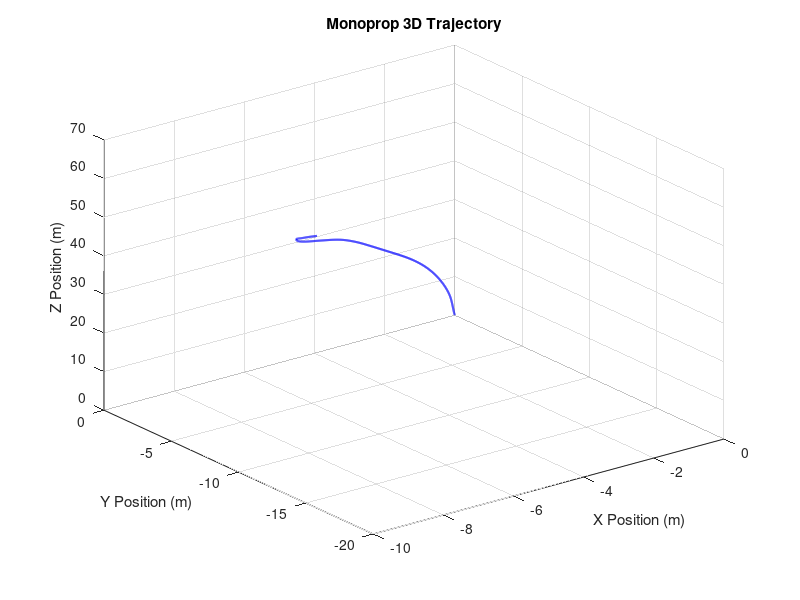
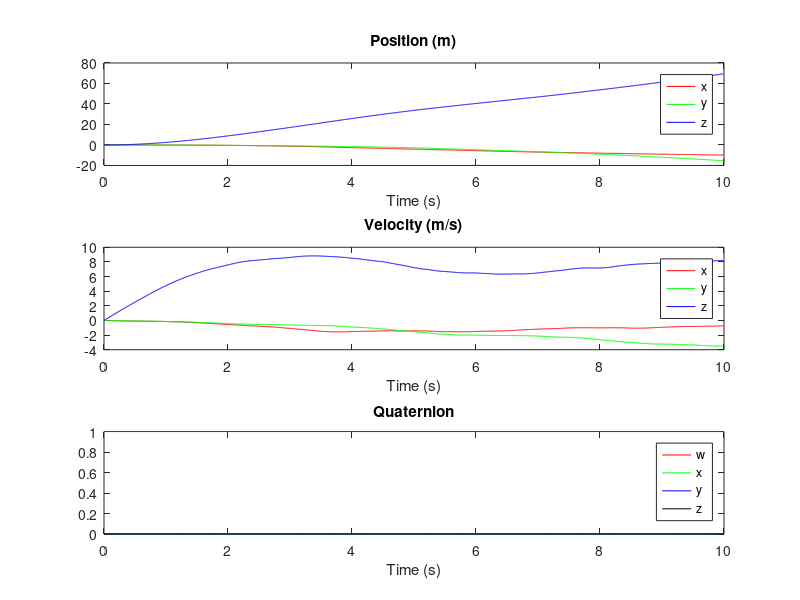

The MATLAB source for these figures, in order:
function monocopter_dynamics_with_wind()
    % Simulation parameters
    dt = 0.01;  % Time step (seconds)
    t_end = 10;  % Simulation time (seconds)
    num_steps = floor(t_end / dt);  % Number of time steps

    % Physical constants and parameters
    m = 1.0;  % Mass of the monocopter (kg)
    g = 9.81;  % Gravitational acceleration (m/s^2)
    k_D = 0.1;  % Drag coefficient
    k_wind = 0.05;  % Wind drag coefficient
    T = 10;  % Thrust magnitude (N)

    % Moments of inertia (kg*m^2)
    I_x = 1.0;
    I_y = 2.0;
    I_z = 1.0;
    I = [I_x, I_y, I_z];  % Inertia tensor diagonal elements

    % Initial conditions
    r = [0; 0; 0];  % Initial position (m)
    v = [0; 0; 0];  % Initial velocity (m/s)
    q = [1; 0; 0; 0];  % Initial quaternion (neutral orientation)
    omega = [0; 0; 0];  % Initial angular velocity (rad/s)
    thrust_dir_body = [0; 0; 1.5];  % Thrust in the body frame (along z-axis)

    % Pre-allocate arrays to store results
    position_history = zeros(3, num_steps);
    velocity_history = zeros(3, num_steps);
    quaternion_history = zeros(4, num_steps);
    angular_velocity_history = zeros(3, num_steps);

    % Initial wind velocity (random starting point)
    v_wind = [randn(); randn(); randn()] * 2;  % Random initial wind velocity in m/s

    % Main simulation loop
    for step = 1:num_steps
        t = (step - 1) * dt;  % Current time

        % Random wind velocity (updates over time with noise)
        % Apply Gaussian noise and a smoothing factor to simulate randomness
        v_wind = v_wind + 0.1 * randn(3, 1);  % Smooth random walk for wind changes

        % Store history
        position_history(:, step) = r;
        velocity_history(:, step) = v;
        quaternion_history(:, step) = q;
        angular_velocity_history(:, step) = omega;

        % 1. Compute rotational dynamics (Euler's equations)
        M = [0; 0; 0];  % No external torques in this case
        omega_dot = euler_equations(omega, M, I);

        % Update angular velocity
        omega = omega + omega_dot * dt;

        % 2. Compute quaternion kinematics
        q_dot = 0.5 * omega_matrix(omega) * q;

        % Update quaternion and normalize
        q = q + q_dot * dt;
        q = q / norm(q);  % Normalize to maintain unit quaternion

        % 3. Compute translational dynamics (Newton's second law)
        % Compute the rotation matrix from the quaternion
        R_b_to_w = quat_to_rotation_matrix(q);

        % Thrust in world frame
        thrust_world = R_b_to_w * thrust_dir_body * T;

        % Relative velocity between the monocopter and the wind
        v_rel = v - v_wind;

        % Wind force proportional to relative velocity squared
        F_wind = -k_wind * norm(v_rel) * v_rel;

        % Net force = thrust - gravity - drag + wind force
        gravity = [0; 0; -m * g];
        drag = -k_D * v;
        F_net = thrust_world + gravity + drag + F_wind;

        % Acceleration
        a = F_net / m;

        % Update velocity and position
        v = v + a * dt;
        r = r + v * dt;
    end

    % Plot results
    plot_results(position_history, velocity_history, quaternion_history, angular_velocity_history, dt);
end

%% Function to calculate the angular acceleration using Euler's equations
function omega_dot = euler_equations(omega, M, I)
    % Extract moments of inertia
    I_x = I(1);
    I_y = I(2);
    I_z = I(3);

    % Euler's equations
    omega_x = omega(1);
    omega_y = omega(2);
    omega_z = omega(3);
    omega_dot_x = (M(1) + (I_y - I_z) * omega_y * omega_z) / I_x;
    omega_dot_y = (M(2) + (I_z - I_x) * omega_z * omega_x) / I_y;
    omega_dot_z = (M(3) + (I_x - I_y) * omega_x * omega_y) / I_z;

    omega_dot = [omega_dot_x; omega_dot_y; omega_dot_z];
end

%% Function to compute the angular velocity matrix Omega for quaternion kinematics
function Omega = omega_matrix(omega)
    omega_x = omega(1);
    omega_y = omega(2);
    omega_z = omega(3);

    Omega = [0, -omega_x, -omega_y, -omega_z;
             omega_x, 0, omega_z, -omega_y;
             omega_y, -omega_z, 0, omega_x;
             omega_z, omega_y, -omega_x, 0];
end

%% Function to convert a quaternion to a rotation matrix
function R = quat_to_rotation_matrix(q)
    w = q(1);
    x = q(2);
    y = q(3);
    z = q(4);

    % Compute the rotation matrix
    R = [1 - 2*y^2 - 2*z^2, 2*x*y - 2*z*w, 2*x*z + 2*y*w;
         2*x*y + 2*z*w, 1 - 2*x^2 - 2*z^2, 2*y*z - 2*x*w;
         2*x*z - 2*y*w, 2*y*z + 2*x*w, 1 - 2*x^2 - 2*y^2];
end

%% Function to plot simulation results
function plot_results(position_history, velocity_history, quaternion_history, angular_velocity_history, dt)
    time = (0:size(position_history, 2) - 1) * dt;

    % 3D Trajectory plot
    figure;
    plot3(position_history(1, :), position_history(2, :), position_history(3, :), 'b-', 'LineWidth', 1.5);
    grid on;
    title('Monoprop 3D Trajectory');
    xlabel('X Position (m)');
    ylabel('Y Position (m)');
    zlabel('Z Position (m)');
    view(3);  % Set 3D view for better visualization

    % Position, velocity, quaternion and angular velocity history
    figure;
    subplot(3, 1, 1);
    plot(time, position_history(1, :), 'r', time, position_history(2, :), 'g', time, position_history(3, :), 'b');
    title('Position (m)');
    xlabel('Time (s)');
    legend('x', 'y', 'z');

    subplot(3, 1, 2);
    plot(time, velocity_history(1, :), 'r', time, velocity_history(2, :), 'g', time, velocity_history(3, :), 'b');
    title('Velocity (m/s)');
    xlabel('Time (s)');
    legend('x', 'y', 'z');

    subplot(3, 1, 3);
    plot(time, quaternion_history(1, :), 'r', time, quaternion_history(2, :), 'g', time, quaternion_history(3, :), 'b', time, quaternion_history(4, :), 'k');
    title('Quaternion');
    xlabel('Time (s)');
    legend('w', 'x', 'y', 'z');
end
